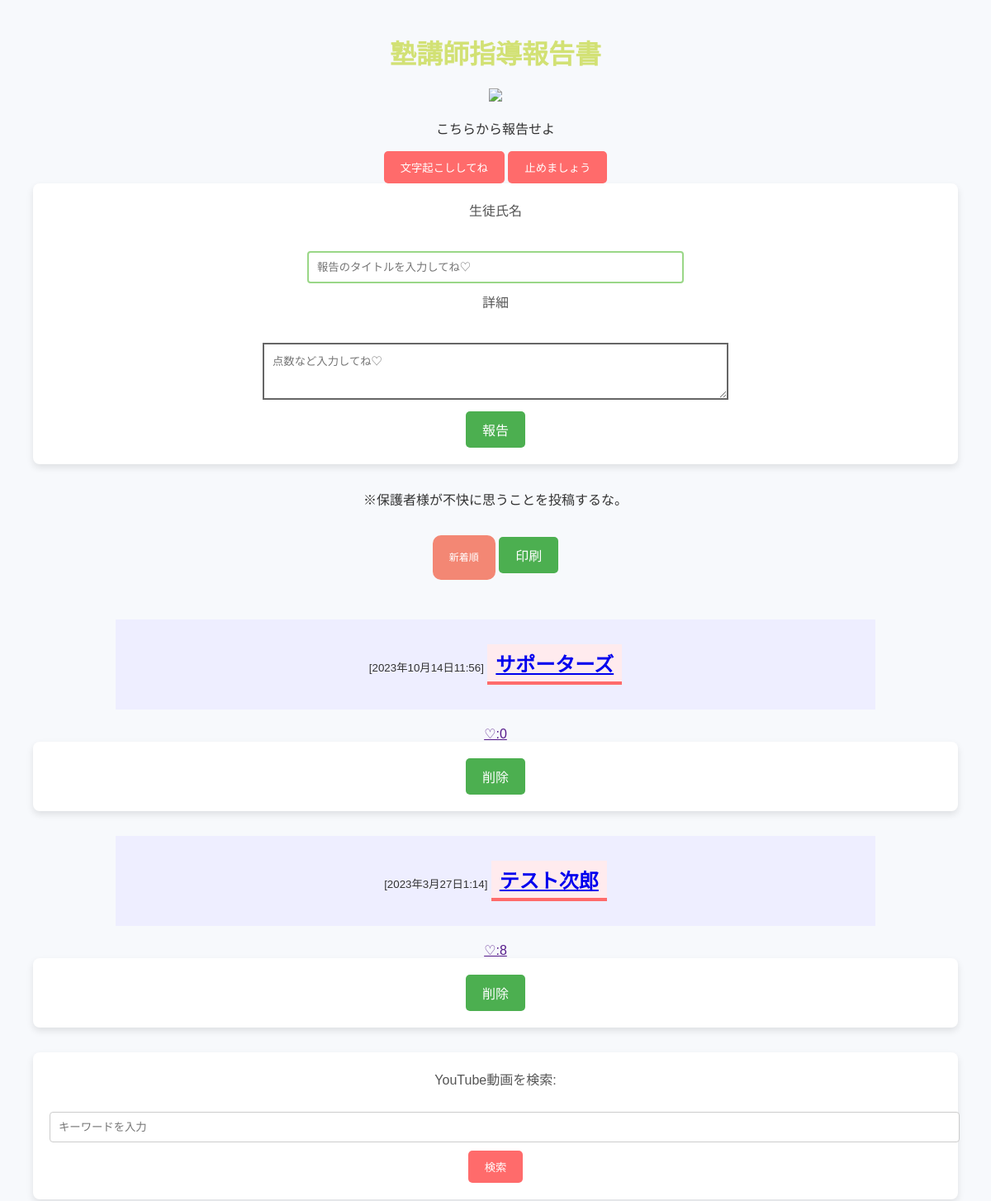
The app's page / (upper part), older data.
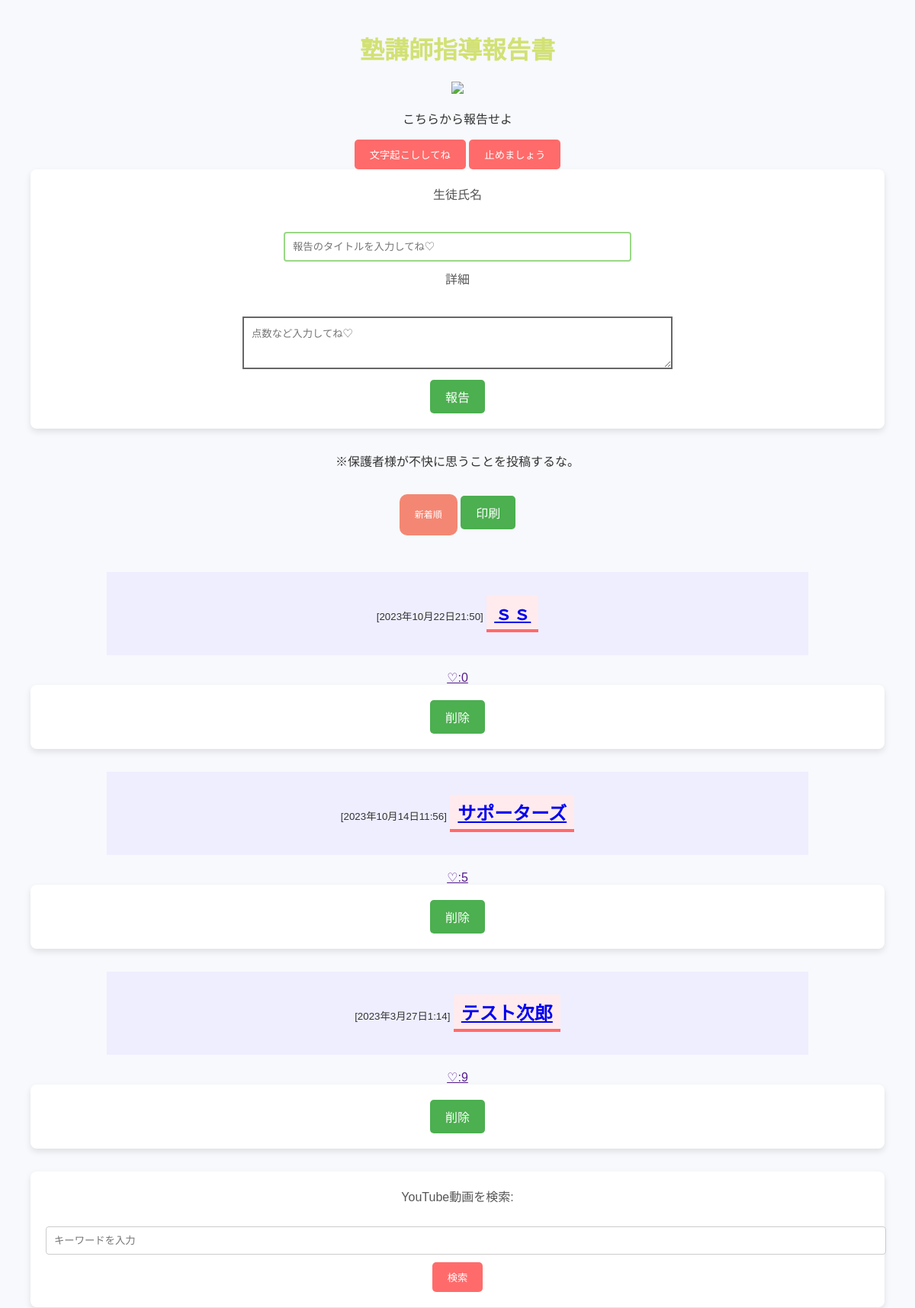
The same page, newer data.
### cram/models.py (models this page shows, shortened)
class Article(models.Model):
    title = models.CharField(max_length=200)
    body = models.TextField()
    posted_at = models.DateTimeField(default=timezone.now)
    published_at = models.DateTimeField(blank=True, null=True)
    like = models.IntegerField(default=0)

### cram/views.py (the view)
# urls.py: path('', views.index, name='index'),
def index(request):
    videos = []
    if request.method == 'POST':
        if 'keyword' in request.POST:
            keyword = request.POST['keyword']
            videos = search_videos(keyword, max_results=10)
        elif 'title' in request.POST and 'text' in request.POST:
            article = Article(title=request.POST['title'], body=request.POST['text'])
            article.save()
            return redirect(detail, article.id)
    else:  # Default keyword when loading the page for the first time (optional).
        videos = search_videos("塾講師", max_results=10)
    articles = Article.objects.order_by('-posted_at')
    context = {
        "articles": articles,
        "videos": videos,
    }
    return render(request, 'project/index.html', context)

### cram/views.py (called while the page is built, shortened)
def search_videos(keyword, max_results=5):
    request = youtube.search().list(
        part="snippet",
        q=keyword,
        type="video",
        maxResults=max_results,
        relevanceLanguage="ja",
        order="viewCount"
    )
    response = request.execute()
    videos = []
    return videos

### cram/templates/project/index.html (shortened to what this page needs)
{% load static %}
<!DOCTYPE html>
<html>
  <head>
    <link href="{% static 'cram/css/default.css' %}" rel="stylesheet">
  </head>
  <body>
  <div style="text-align: center;">
    <h1>塾講師指導報告書</h1>
    <div style="text-align: center;">
      <img src="https://icongr.am/feather/wifi.svg?size=60&color=currentColor" >
    </div>
    <p>こちらから報告せよ</p>
    <button id="start-btn">文字起こししてね</button>
    <button id="stop-btn">止めましょう</button>
    <form action="{% url 'index' %}" method="post">
      <div>
        <label for="titleInput">生徒氏名</label><br>
        <input id="titleInput" name="title" type="text" row="1" placeholder="報告のタイトルを入力してね♡">
      </div>
      <div>
        <label for="textInput">詳細</label><br>
        <textarea id="textInput" name="text" rows="3" placeholder="点数など入力してね♡"></textarea>
      </div>
      <div>
        <button class="report-button" type="submit">報告</button>
      </div>
    </form>
    <p>※保護者様が不快に思うことを投稿するな。</p>
    <br>
    <div>
      <a href="{% url 'index' %}?sort=Date" id="sort_new">新着順</a>
      <input type="button" class="report-button" value="印刷" onclick="window.print();" />
    </div>
    <br>
    <br>
    {% if articles %}
    {% for article in articles %}
    <div class="text">
    <small>[{{ article.posted_at }}]</small>
    <h2><a href="{% url 'detail' article.id %}">{{ article.title }}</a></h2>
    </div>
    <div>
      <a href=""onclick="like({{article.id}});">
        ♡:<span id="like{{article.id}}">{{ article.like }}</span>
      </a>
      <form action="{% url 'delete' article.id %}" method="POST">
        <input type="submit" class="report-button" value="削除">
    </form>
    </div>
    {% endfor %}
    {% else %}
    <p>No article.</p>
    {% endif %}
    <form action="{% url 'index' %}" method="post">
      <label for="searchInput">YouTube動画を検索:</label><br>
      <input id="searchInput" name="keyword" type="text" placeholder="キーワードを入力">
      <button type="submit">検索</button>
  </form>
  </div>
  </body>
</html>

Row changes from the older to the newer data that the page shows:
added Article: posted_at "2023年10月22日21:50", title "ｓｓ", like "0"
changed Article "サポーターズ": like "0" → "5"
changed Article "テスト次郎": like "8" → "9"
